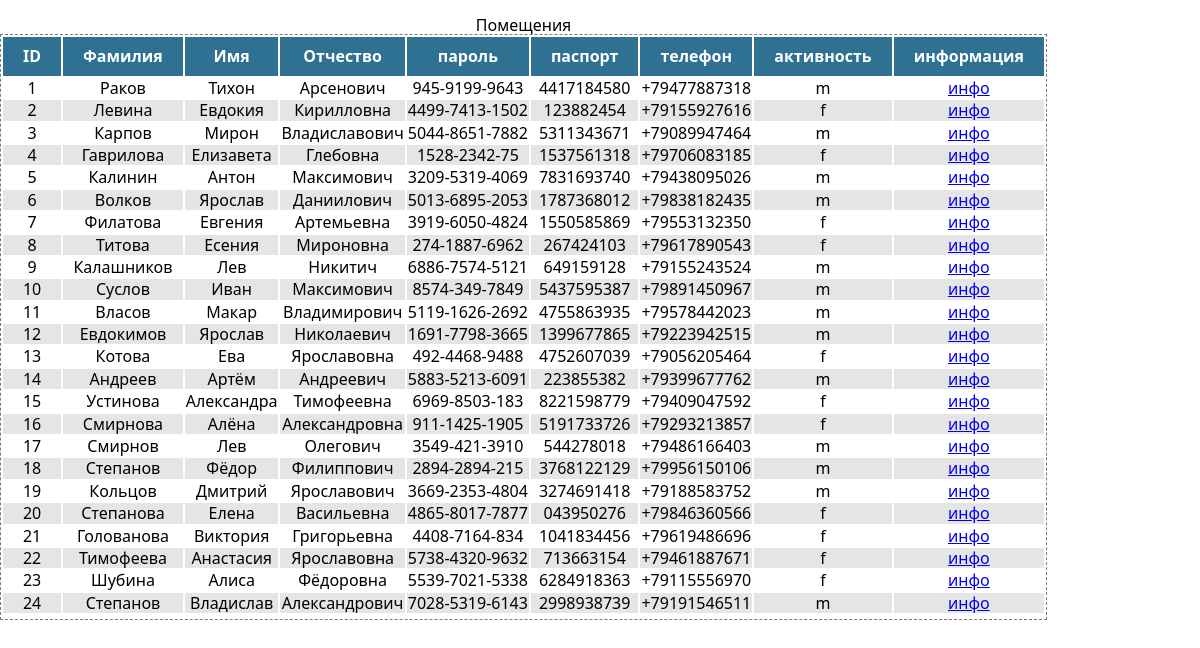
/owners.php, run on the app's committed database.
### tables this page shows
CREATE TABLE `owners` (
  `owner_id` int(11) NOT NULL,
  `lastname` varchar(50) NOT NULL,
  `name` varchar(50) NOT NULL,
  `midname` varchar(50) DEFAULT NULL,
  `password` varchar(20) NOT NULL,
  `passport` varchar(20) DEFAULT NULL,
  `phone` varchar(20) DEFAULT NULL,
  `sex` varchar(1) NOT NULL,
  `activity` tinyint(1) NOT NULL
);

### owners.php (the view, shortened to what this page needs)
<?php
    require_once "connect.php";
?>
<!DOCTYPE html>
<html lang="ru">
<head>
    <link rel="stylesheet" href="./css/normalize.css"/>
    <link rel="stylesheet" href="./css/styles.css"/>
</head>
<body>
    <table class="units-table">
        <caption>Помещения</caption>
        <thead>
            <tr>
                <th>ID</th>
                <th>Фамилия</th>
                <th>Имя</th>
                <th>Отчество</th>
                <th>пароль</th>
                <th>паспорт</th>
                <th>телефон</th>
                <th>активность</th>
                <th>информация</th>
            </tr>
        </thead>
        <tbody>
        <?php
            $query = mysqli_query($connect, "SELECT * FROM `owners`");
            $tables = mysqli_fetch_all($query);
            ?><pre><?php  ?></pre><?php
            for ($i = 0; $i < count($tables); $i++) {
                ?>
                <tr class="align-center">
                    <td class="owner-id"><?= $tables[$i][0]; ?></td>
                    <td class="owner-lastname"><?= $tables[$i][1]; ?></td>
                    <td class="owner-name"><?= $tables[$i][2]; ?></td>
                    <td class="owner-midname"><?= $tables[$i][3]; ?></td>
                    <td class="owner-password"><?= $tables[$i][4]; ?></td>
                    <td class="owner-passport"><?= $tables[$i][5]; ?></td>
                    <td class="owner-phone"><?= $tables[$i][6]; ?></td>
                    <td class="owner-activity"><?= $tables[$i][7]; ?></td>
                    <td class="owner-info"><a href="/owner.php?unit=<?= $tables[$i][0]; ?>">инфо</a></td>
                </tr>
                <?
            }
        ?>
        </tbody>
        <tfoot>
            <tr>
                <td> </td>
                <td> </td>
                <td> </td>
                <td class="json"><?php echo ("") ?></td>
            </tr>
        </tfoot>
    </table>
</body>
</html>

### css/styles.css (style rules this page uses)
body { font-family: 'Segoe UI', Tahoma, Geneva, Verdana, sans-serif; }
.units-table { border: 1px dashed rgb(121, 121, 121); background-color: rgb(255, 255, 255); }
.units-table th { padding: 10px 20px; background-color: rgb(47, 113, 146); color:rgb(255, 255, 255); }
.units-table tr:nth-child(2n) { background-color: rgba(0, 0, 0, .1); }
.align-center { text-align: center; }

### data on the page
owners: owner_id "1", lastname "Раков", name "Тихон", midname "Арсенович", password "945-9199-9643", passport "4417184580", phone "+79477887318", sex "m"
owners: owner_id "2", lastname "Левина", name "Евдокия", midname "Кирилловна", password "4499-7413-1502", passport "123882454", phone "+79155927616", sex "f"
owners: owner_id "3", lastname "Карпов", name "Мирон", midname "Владиславович", password "5044-8651-7882", passport "5311343671", phone "+79089947464", sex "m"
owners: owner_id "4", lastname "Гаврилова", name "Елизавета", midname "Глебовна", password "1528-2342-75", passport "1537561318", phone "+79706083185", sex "f"
owners: owner_id "5", lastname "Калинин", name "Антон", midname "Максимович", password "3209-5319-4069", passport "7831693740", phone "+79438095026", sex "m"
owners: owner_id "6", lastname "Волков", name "Ярослав", midname "Даниилович", password "5013-6895-2053", passport "1787368012", phone "+79838182435", sex "m"
owners: owner_id "7", lastname "Филатова", name "Евгения", midname "Артемьевна", password "3919-6050-4824", passport "1550585869", phone "+79553132350", sex "f"
owners: owner_id "8", lastname "Титова", name "Есения", midname "Мироновна", password "274-1887-6962", passport "267424103", phone "+79617890543", sex "f"
owners: owner_id "9", lastname "Калашников", name "Лев", midname "Никитич", password "6886-7574-5121", passport "649159128", phone "+79155243524", sex "m"
owners: owner_id "10", lastname "Суслов", name "Иван", midname "Максимович", password "8574-349-7849", passport "5437595387", phone "+79891450967", sex "m"
owners: owner_id "11", lastname "Власов", name "Макар", midname "Владимирович", password "5119-1626-2692", passport "4755863935", phone "+79578442023", sex "m"
owners: owner_id "12", lastname "Евдокимов", name "Ярослав", midname "Николаевич", password "1691-7798-3665", passport "1399677865", phone "+79223942515", sex "m"
owners: owner_id "13", lastname "Котова", name "Ева", midname "Ярославовна", password "492-4468-9488", passport "4752607039", phone "+79056205464", sex "f"
owners: owner_id "14", lastname "Андреев", name "Артём", midname "Андреевич", password "5883-5213-6091", passport "223855382", phone "+79399677762", sex "m"
owners: owner_id "15", lastname "Устинова", name "Александра", midname "Тимофеевна", password "6969-8503-183", passport "8221598779", phone "+79409047592", sex "f"
owners: owner_id "16", lastname "Смирнова", name "Алёна", midname "Александровна", password "911-1425-1905", passport "5191733726", phone "+79293213857", sex "f"
owners: owner_id "17", lastname "Смирнов", name "Лев", midname "Олегович", password "3549-421-3910", passport "544278018", phone "+79486166403", sex "m"
owners: owner_id "18", lastname "Степанов", name "Фёдор", midname "Филиппович", password "2894-2894-215", passport "3768122129", phone "+79956150106", sex "m"
owners: owner_id "19", lastname "Кольцов", name "Дмитрий", midname "Ярославович", password "3669-2353-4804", passport "3274691418", phone "+79188583752", sex "m"
owners: owner_id "20", lastname "Степанова", name "Елена", midname "Васильевна", password "4865-8017-7877", passport "043950276", phone "+79846360566", sex "f"
owners: owner_id "21", lastname "Голованова", name "Виктория", midname "Григорьевна", password "4408-7164-834", passport "1041834456", phone "+79619486696", sex "f"
owners: owner_id "22", lastname "Тимофеева", name "Анастасия", midname "Ярославовна", password "5738-4320-9632", passport "713663154", phone "+79461887671", sex "f"
owners: owner_id "23", lastname "Шубина", name "Алиса", midname "Фёдоровна", password "5539-7021-5338", passport "6284918363", phone "+79115556970", sex "f"
owners: owner_id "24", lastname "Степанов", name "Владислав", midname "Александрович", password "7028-5319-6143", passport "2998938739", phone "+79191546511", sex "m"
